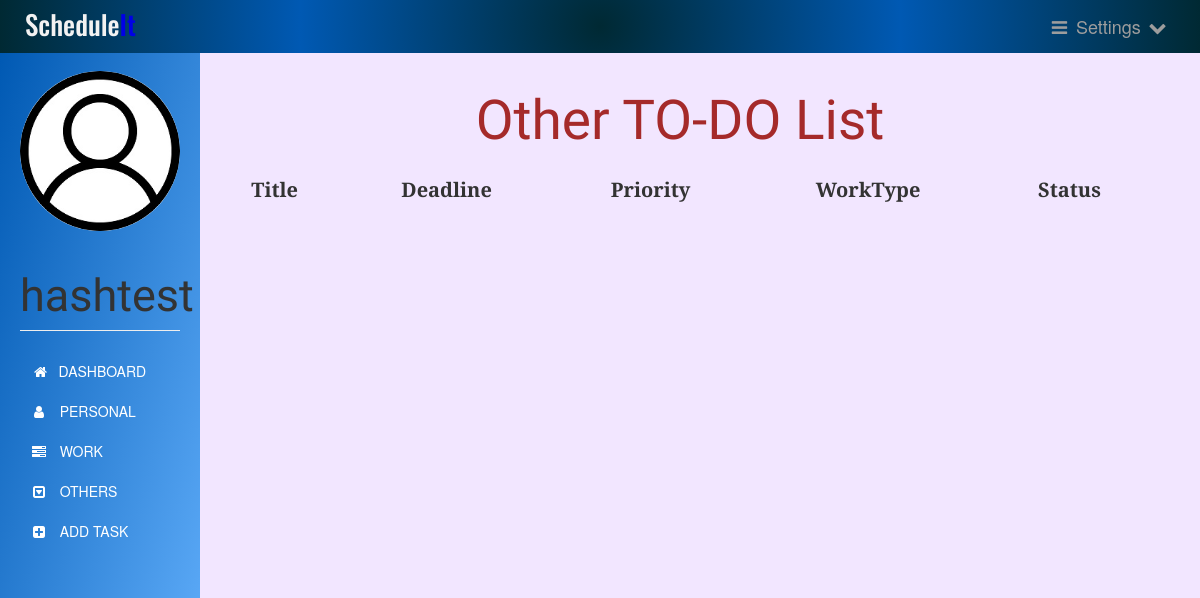
/othertask (signed in), run on an earlier commit of the app's database.
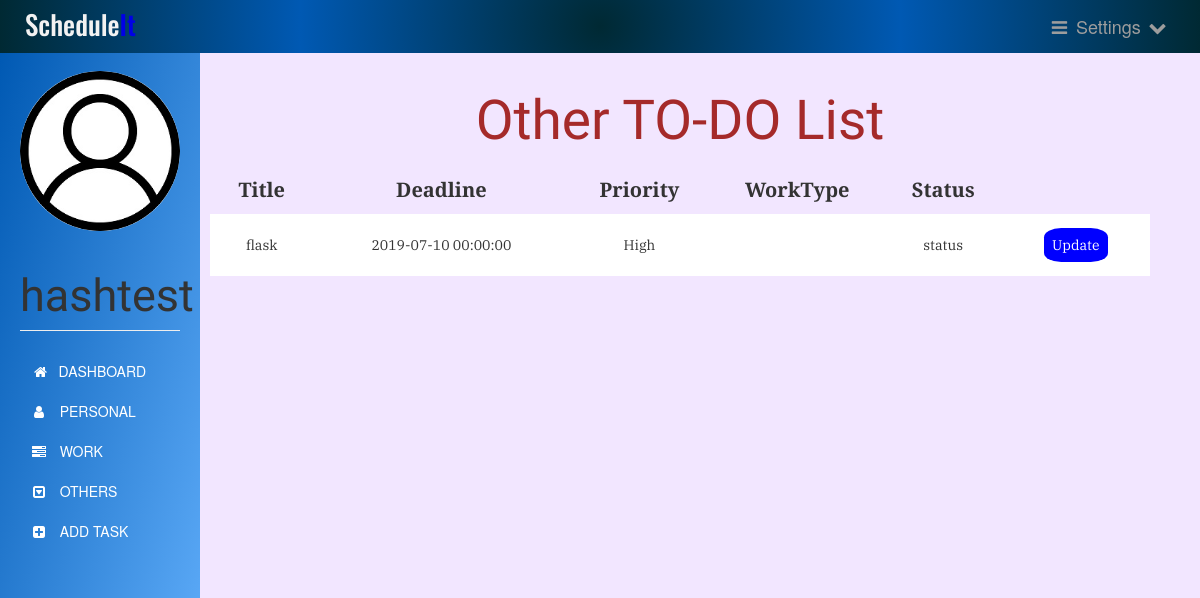
And on a later commit of the database.
### app.py (models this page shows)
class Task(db.Model):
    id = db.Column(db.Integer, primary_key=True)
    title = db.Column(db.Text, nullable=False)
    date = db.Column(db.DateTime, nullable=False)
    content = db.Column(db.Text, nullable=False)
    WorkType = db.Column(db.Text, nullable=False)
    priority = db.Column(db.Text)
    user_id = db.Column(db.Integer, db.ForeignKey('user.id'), nullable=False)

### app.py (the view)
@app.route('/othertask', methods=['GET', 'POST'])
@login_required
def othertask():
    tasks = Task.query.filter_by(user_id=current_user.id)
    return render_template('other.html', tasks=tasks ,name=current_user.username)

### app.py (called while the page is built)
@login_manager.user_loader
def load_user(user_id):
    return User.query.get(int(user_id))

### templates/other.html (shortened to what this page needs)
{% extends "bootstrap/base.html" %}
{% block styles %}
{{super()}}
<link rel="stylesheet" href="{{url_for('.static', filename='personal.css')}}">
<link rel="stylesheet" href="https://maxcdn.bootstrapcdn.com/font-awesome/4.7.0/css/font-awesome.min.css">
{% endblock %}
{% block content %}
    <nav class="navbar navbar-inverse navbar-fixed-top">
      <div class="container-fluid">
        <div class="navbar-header">
          <center><h3><span>Schedule</span>It</h3></center>
        </div>
        <div class="navbar-collapse collapse">
          <ul class="nav navbar-nav">
            <li>
              <a  href="#">
                <i class="fa fa-bars fa-fw" aria-hidden="true"></i>
                Settings
                <i class="fa fa-chevron-down fa-fw" aria-hidden="true"></i>
              </a>
            </li>
          </div>
      </div>
    </nav>
    <div class="container-fluid">
      <div class="row">
        <nav class=" sidebar">
          <div class="image img-cir img-120">
            <center>
              <img src="{{url_for('static', filename='user-icon.jpg')}}" width="250" height="200" class="img-responsive"/>
            </center>
            <center>
              <h1 class="page-header">{{ name }}</h1>
            </center>
          </div>
          <div>
            <div class="nav nav-sidebar">
              <ul class="nav nav-sidebar">
                <li >
                  <a class="list-group-item" href="{{ url_for('dashboard') }}">
                    &nbsp;<i class="fa fa-home" aria-hidden="true"></i>&nbsp;&nbsp; DASHBOARD
                  </a>
                </li>
                <li>
                  <a class="list-group-item" href="{{ url_for('personaltask') }}">
                    <i class="fa fa-user fa-fw" aria-hidden="true"></i>&nbsp;&nbsp; PERSONAL
                  </a>
                </li>
                <li>
                  <a class="list-group-item" href="{{ url_for('worktask') }}">
                    <i class="fa fa-tasks fa-fw" aria-hidden="true"></i>&nbsp;&nbsp; WORK
                  </a>
                </li>
                <li>
                  <a class="list-group-item" href="#">
                    <i class="fa fa-caret-square-o-down fa-fw" aria-hidden="true"></i>&nbsp;&nbsp; OTHERS
                  </a>
                </li>
                <li>
                  <a class="list-group-item" href="{{ url_for('addtask') }}">
                    <i class="fa fa-plus-square fa-fw" aria-hidden="true"></i>&nbsp;&nbsp; ADD TASK
                  </a>
                </li>
              </ul>
            </div>
          </div>
        </nav>
        <div class="col-sm-9 col-sm-offset-3 col-md-10 col-md-offset-2 main">
          	<center><h1>Other TO-DO List</h1></center>
          	<table>
              <thead>
            		<tr>
            			<th>Title</th>
            			<th>Deadline</th>
            			<th>Priority</th>
                  <th>WorkType</th>
                  <th>Status</th>
            		</tr>
              </thead>
              <tbody>
            		{% for task in tasks %}
            			{% if task.WorkType != "Work" and task.WorkType != "Personal" %}
            				<tr>
  		          			<td>{{task.title}}</td>
  		          			<td>{{task.date}}</td>
  		          			<td>{{task.priority}}</td>
                      <td>{{task.WorkType}}</td>
                      <td>status</td>
                      <td><a href="{{ url_for('update_task', task_id=task.id) }}">Update</a></td>
  		          		</tr>
                    <tr class="spacer">
  		          	{% endif %}
  		        {% endfor %}
            </tbody>
          	</table>
        </div>
      </div>
    </div>
{% endblock %}

What changed in the data, as far as the page shows it:
added Task: title "flask", date "2019-07-10 00:00:00", priority "High"
